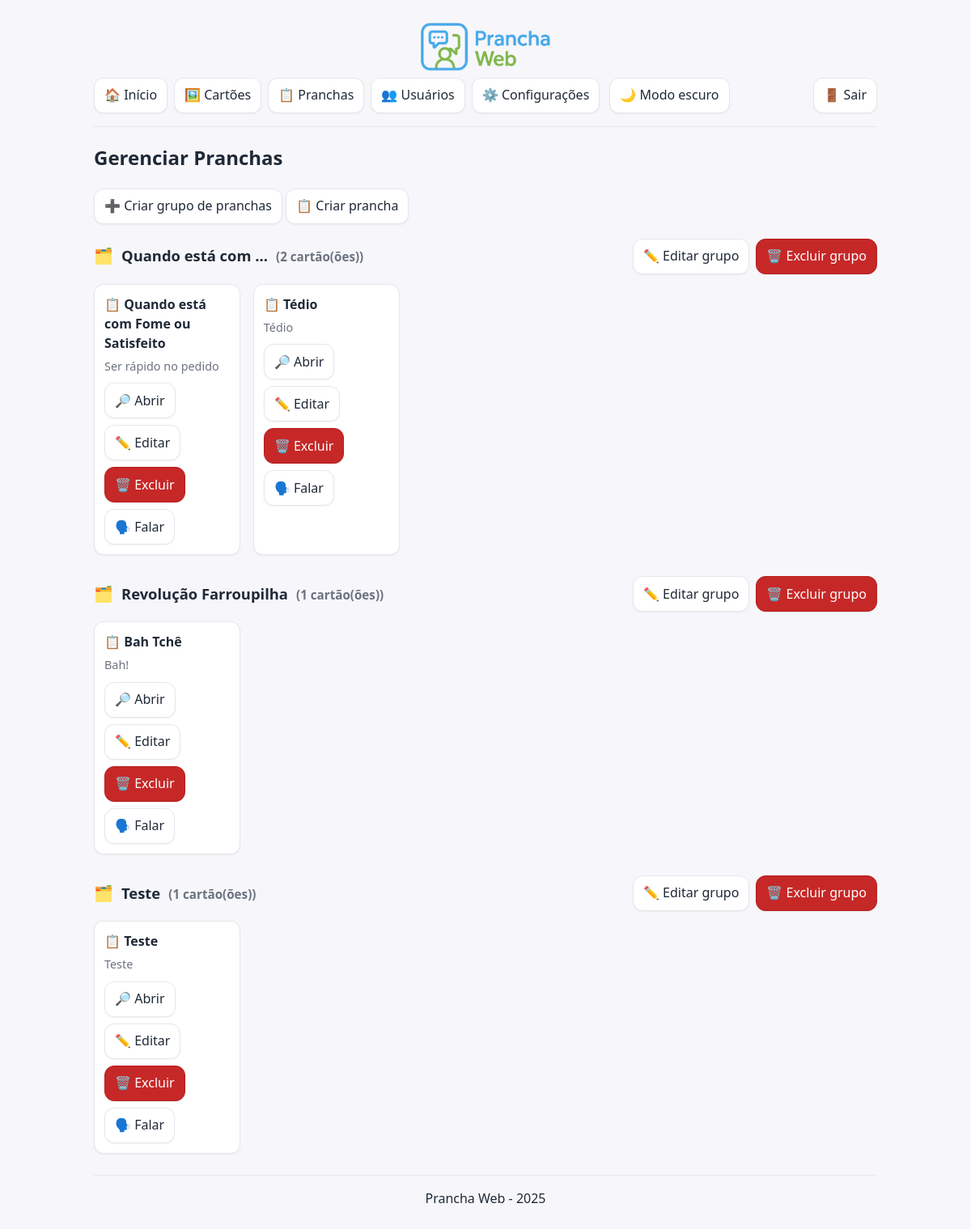
The app's page /pages/gerenciar_pranchas.php (signed in) with its own data.
### tables this page shows
CREATE TABLE `pranchas` (
  `id` int(11) NOT NULL,
  `nome` varchar(255) NOT NULL,
  `descricao` text,
  `id_grupo` int(11) NOT NULL
);

### includes/modelo_pranchas.php (called while the page is built, shortened)
<?php
function cx_pranchas(): mysqli {
    $cx = new mysqli(DB_HOST, DB_USUARIO, DB_SENHA, DB_NOME);
    $cx->set_charset('utf8mb4');
    return $cx;
}
function listarPranchasPorUsuario(int $idUsuario, bool $isAdmin): array {
    $cx = cx_pranchas();
    $pranchas = [];
    if ($isAdmin) {
        $sql = "SELECT p.id, p.nome, p.descricao, g.nome AS grupo
                FROM pranchas p
                JOIN grupos_pranchas g ON g.id = p.id_grupo
                ORDER BY p.nome";
        if ($rs = $cx->query($sql)) {
            while ($row = $rs->fetch_assoc()) {
                $pranchas[] = [
                    'id'        => (int)$row['id'],
                    'nome'      => $row['nome'],
                    'descricao' => (string)($row['descricao'] ?? ''),
                    'grupo'     => $row['grupo'],
                ];
            }
        }
    }
    return $pranchas;
}
function listarGruposPranchasPranchas() {
    $conexao = cx_pranchas();
    $grupos = [];
    $resultado = $conexao->query("SELECT id, nome FROM grupos_pranchas ORDER BY nome");
    if ($resultado) {
        while ($linha = $resultado->fetch_assoc()) {
            $grupos[] = $linha;
        }
    }
    return $grupos;
}
function buscarCartoesDaPrancha($id_prancha) {
    $conexao = cx_pranchas();
    $cartoes = [];
    $sql = "SELECT id_cartao FROM pranchas_cartoes WHERE id_prancha = ? ORDER BY ordem ASC";
    $comando = $conexao->prepare($sql);
    $comando->bind_param("i", $id_prancha);
    $comando->execute();
    $comando->bind_result($id_cartao);
    while ($comando->fetch()) {
        $cartoes[] = $id_cartao;
    }
    return $cartoes;
}
function buscarCartoesPorIds($ids) {
    $conexao = cx_pranchas();
    $placeholders = implode(',', array_fill(0, count($ids), '?'));
    $tipos = str_repeat('i', count($ids));
    $sql = "SELECT id, titulo, imagem, texto_alternativo FROM cartoes WHERE id IN ($placeholders)";
    $comando = $conexao->prepare($sql);
    $bind_params = array_merge([$tipos], $ids);
    call_user_func_array([$comando, 'bind_param'], refValues($bind_params));
    $comando->execute();
    $comando->store_result();
    $cartoes = [];
    $id = $titulo = $imagem = $texto_alternativo = "";
    $comando->bind_result($id, $titulo, $imagem, $texto_alternativo);
    while ($comando->fetch()) {
        $cartoes[$id] = [
            'id' => $id,
            'titulo' => $titulo,
            'imagem' => $imagem,
            'texto_alternativo' => $texto_alternativo
        ];
    }
    $ordenados = [];
    foreach ($ids as $id_busca) {
        if (isset($cartoes[$id_busca])) {
            $ordenados[] = $cartoes[$id_busca];
        }
    }
    return $ordenados;
}
function refValues($arr) {
    $refs = [];
    foreach ($arr as $key => $value) {
        $refs[$key] = &$arr[$key];
    }
    return $refs;
}
?>

### includes/controle_pranchas.php (called while the page is built)
<?php
require_once 'modelo_pranchas.php';
$idUsuario = (int)$_SESSION['id_usuario'];
$isAdmin   = ($_SESSION['tipo_usuario'] === 'admin');
$lista_pranchas = listarPranchasPorUsuario($idUsuario, $isAdmin);
$lista_grupos_pranchas = listarGruposPranchasPranchas();
?>

### pages/gerenciar_pranchas.php (the view, shortened to what this page needs)
<?php
include '../includes/cabecalho.php';
require_once '../includes/controle_pranchas.php';
require_once '../includes/modelo_pranchas.php';
$isAdmin = (isset($_SESSION['tipo_usuario']) && $_SESSION['tipo_usuario'] === 'admin');
function titulosDaPranchaParaFalar(int $idPrancha): array {
    $ids = buscarCartoesDaPrancha($idPrancha);
    $cartoes = buscarCartoesPorIds($ids);
    $out = [];
    foreach ($cartoes as $c) {
        $t = trim($c['titulo'] ?? '');
        if ($t !== '') {
            $out[] = $t;
        }
    }
    return $out;
}
$grupos = [];
foreach ($lista_pranchas as $p) {
    $g = $p['grupo'] ?? 'Sem grupo';
    if (!isset($grupos[$g])) $grupos[$g] = [];
    $grupos[$g][] = $p;
}
uksort($grupos, function($a, $b){ return strcasecmp($a, $b); });
$mapaGrupos = [];
if (isset($lista_grupos_pranchas) && is_array($lista_grupos_pranchas)) {
    foreach ($lista_grupos_pranchas as $g) {
        $mapaGrupos[(string)($g['nome'] ?? '')] = (int)$g['id'];
    }
}
?>
<link rel="stylesheet" href="../assets/css/pranchas.css">
<h2>Gerenciar Pranchas</h2>
<?php if ($isAdmin): ?>
  <p>
    <a href="criar_grupo_prancha.php" class="botao-acao">➕ Criar grupo de pranchas</a>
    <a href="criar_prancha.php" class="botao-acao">📋 Criar prancha</a>
  </p>
<?php endif; ?>
<?php if (empty($lista_pranchas)): ?>
  <div class="lista-pranchas--vazia">Nenhuma prancha encontrada.</div>
<?php else: ?>
  <?php foreach ($grupos as $nomeGrupo => $pranchasDoGrupo): ?>
    <?php
      $grupoId = $mapaGrupos[$nomeGrupo] ?? null;
    ?>
    <section class="grupo-prancha" aria-labelledby="grp-<?php echo md5($nomeGrupo); ?>">
      <header class="grupo-prancha__header">
        <h3 id="grp-<?php echo md5($nomeGrupo); ?>" class="grupo-prancha__titulo">
          <span class="grupo-prancha__icone" aria-hidden="true">🗂️</span>
          <span><?php echo htmlspecialchars($nomeGrupo ?? 'Sem grupo', ENT_QUOTES, 'UTF-8'); ?></span>
          <span class="grupo-prancha__contagem">(<?php echo count($pranchasDoGrupo); ?> cartão(ões))</span>
        </h3>
        <div class="grupo-prancha__acoes">
          <?php if ($isAdmin && $grupoId): ?>
            <a class="botao-acao" href="editar_grupo_prancha.php?id=<?php echo (int)$grupoId; ?>">✏️ Editar grupo</a>
            <a
              class="botao-acao excluir"
              href="../includes/controle_excluir_grupo_prancha.php?id=<?php echo (int)$grupoId; ?>"
              data-action="excluir-grupo-prancha"
              data-id="<?php echo (int)$grupoId; ?>"
              data-nome="<?php echo htmlspecialchars($nomeGrupo, ENT_QUOTES, 'UTF-8'); ?>"
            >🗑️ Excluir grupo</a>
          <?php endif; ?>
        </div>
      </header>
      <div class="lista-pranchas" role="list">
        <?php foreach ($pranchasDoGrupo as $pr): ?>
          <?php
            $id   = (int)($pr['id'] ?? 0);
            $nome = (string)($pr['nome'] ?? '');
            $listaTitulos = titulosDaPranchaParaFalar($id);
            $listaJson    = htmlspecialchars(json_encode($listaTitulos, JSON_UNESCAPED_UNICODE), ENT_QUOTES, 'UTF-8');
          ?>
          <article class="prancha-item" role="listitem">
            <div class="prancha-item__nome">📋 <?php echo htmlspecialchars($nome, ENT_QUOTES, 'UTF-8'); ?></div>
            <div class="prancha-item__grupo"><?php echo htmlspecialchars($pr['descricao'] ?? '', ENT_QUOTES, 'UTF-8'); ?></div>
            <div class="prancha-item__acoes" aria-label="Ações da prancha">
              <a class="botao-acao" href="ver_prancha.php?id=<?php echo $id; ?>">🔎 Abrir</a>
              <?php if ($isAdmin): ?>
                <a class="botao-acao" href="editar_prancha.php?id=<?php echo $id; ?>">✏️ Editar</a>
                <a class="botao-acao excluir"
                   href="../includes/controle_excluir_prancha.php?id=<?php echo $id; ?>"
                   data-action="excluir-prancha"
                   data-id="<?php echo $id; ?>"
                   data-nome="<?php echo htmlspecialchars($nome, ENT_QUOTES, 'UTF-8'); ?>">🗑️ Excluir</a>
              <?php endif; ?>
              <a class="botao-acao"
                 href="#"
                 data-action="falar-prancha"
                 data-texto="<?php echo htmlspecialchars($nome, ENT_QUOTES, 'UTF-8'); ?>"
                 data-lista="<?php echo $listaJson; ?>">🗣️ Falar</a>
            </div>
          </article>
        <?php endforeach; ?>
      </div>
    </section>
  <?php endforeach; ?>
<?php endif; ?>
<?php include '../includes/rodape.php'; ?>

### assets/css/style.css (style rules this page uses)
:root { --bg: #f7f7fb; --card: #ffffff; --text: #1f2937; --muted: #6b7280; --border: #e5e7eb; --primary: #2563eb; --primary-strong:#1d4ed8; --danger: #dc2626; --danger-strong:#b91c1c; --ring: #93c5fd; --btn-bg: #ffffff; --btn-bg-hover: #f3f4f6; --radius: 12px; --shadow-sm: 0 1px 2px rgba(0,0,0,.06); --shadow-md: 0 6px 18px rgba(37, 99, 235, .12); --shadow-focus: 0 0 0 3px var(--ring); }
* { box-sizing: border-box; }
html, body { height: 100%; }
body { margin: 0; font-family: system-ui, -apple-system, "Segoe UI", Roboto, Ubuntu, "Helvetica Neue", Arial, "Noto Sans", "Apple Color Emoji","Segoe UI Emoji", "Segoe UI Symbol", "Noto Color Emoji", sans-serif; background: var(--bg); color: var(--text); line-height: 1.5; transition: background .25s ease, color .25s ease; font-size: 16px; }
:where(button, input[type="submit"], input[type="button"], .botao-acao, summary.botao-acao) { appearance: none; -webkit-appearance: none; background: var(--btn-bg); color: var(--text); border: 1px solid var(--border); border-radius: var(--radius); padding: .55rem .9rem; font: inherit; line-height: 1.1; display: inline-flex; align-items: center; gap: .5rem; cursor: pointer; text-decoration: none; box-shadow: var(--shadow-sm); transition: background-color .18s ease, border-color .18s ease, color .18s ease, transform .06s ease, box-shadow .18s ease, filter .18s ease; }
:where(button, input[type="submit"], input[type="button"], .botao-acao, summary.botao-acao):hover { background: var(--btn-bg-hover); border-color: var(--primary); box-shadow: var(--shadow-md); transform: translateY(-1px); }
:where(button, input[type="submit"], input[type="button"], .botao-acao, summary.botao-acao):active { transform: translateY(0); filter: brightness(0.98); }
:where(button, input[type="submit"], input[type="button"], .botao-acao, summary.botao-acao):focus-visible { outline: none; box-shadow: var(--shadow-md), var(--shadow-focus); border-color: var(--primary-strong); }
:where(.botao-acao.excluir) { border-color: color-mix(in srgb, var(--danger) 50%, var(--border)); color: var(--text); }
a.botao-acao { color: inherit; }
body[data-theme="light"] { --danger-bg: #c62828; --danger-bg-hover: #c62828; --danger-border: #b71c1c; --danger-text: #ffffff; --danger-focus: rgba(229,57,53,.40); }
.botao-acao.excluir { background: var(--danger-bg); border-color: var(--danger-border); color: var(--danger-text); }
a.botao-acao.excluir:link, a.botao-acao.excluir:visited { color: var(--danger-text); }

### assets/css/wcag.css (style rules this page uses)
a.botao-acao, button, input[type="submit"], input[type="button"], summary.botao-acao, .botao-falar-tudo { min-width: 44px; min-height: 44px; padding: 10px 12px; display: inline-flex; align-items: center; justify-content: center; gap: 6px; line-height: 1.2; }
a.botao-acao { display: inline-flex; }

### assets/css/pranchas.css (style rules this page uses)
:root { --grp-gap: 10px; }
.grupo-prancha { margin-bottom: 26px; }
.grupo-prancha__header { display: flex; align-items: center; gap: var(--grp-gap); margin: 18px 0 12px; }
.grupo-prancha__titulo { margin: 0; display: flex; align-items: baseline; gap: 10px; font-size: 1.15rem; }
.grupo-prancha__icone { font-size: 1.2rem; }
.grupo-prancha__contagem { color: var(--muted); font-size: .95rem; }
.grupo-prancha__acoes { margin-left: auto; display: flex; gap: 8px; }
.lista-pranchas { display: grid; grid-template-columns: repeat(auto-fill, minmax(180px, 1fr)); gap: 16px; }
.prancha-item { background: var(--card); border: 1px solid var(--border); border-radius: var(--radius); padding: 12px; text-align: left; box-shadow: var(--shadow-sm); transition: transform .12s ease, box-shadow .18s ease, border-color .18s ease; }
.prancha-item__nome { display: block; font-weight: 700; margin: 0 0 6px 0; }
.prancha-item__grupo { display: block; font-size: .9rem; color: var(--muted); margin-bottom: 10px; }
.prancha-item__acoes { display: flex; flex-wrap: wrap; gap: 8px; }

### records on screen
pranchas: nome "Quando está com Fome ou Satisfeito", descricao "Ser rápido no pedido"
pranchas: nome "Tédio", descricao "Tédio"
pranchas: nome "Bah Tchê", descricao "Bah!"
pranchas: nome "Teste", descricao "Teste"

### other values on screen
$nomeGrupo "Quando está com ..."
count($pranchasDoGrupo) "2"
$nomeGrupo "Revolução Farroupilha"
count($pranchasDoGrupo) "1"
$nomeGrupo "Teste"
